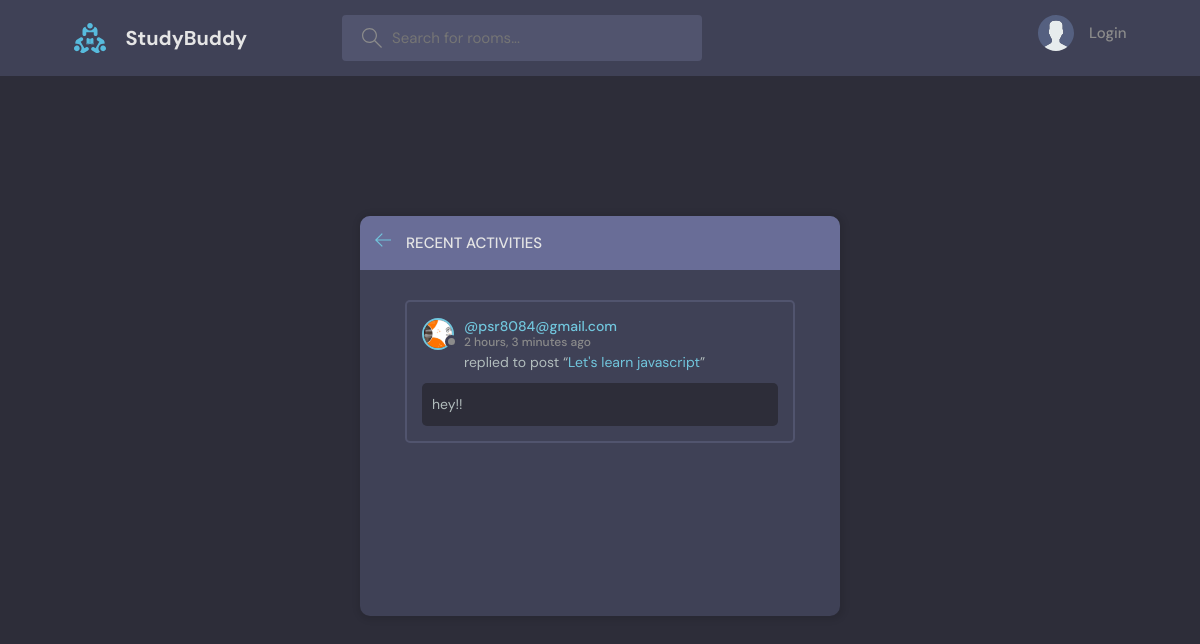
The page /activity/ on the database as committed earlier.
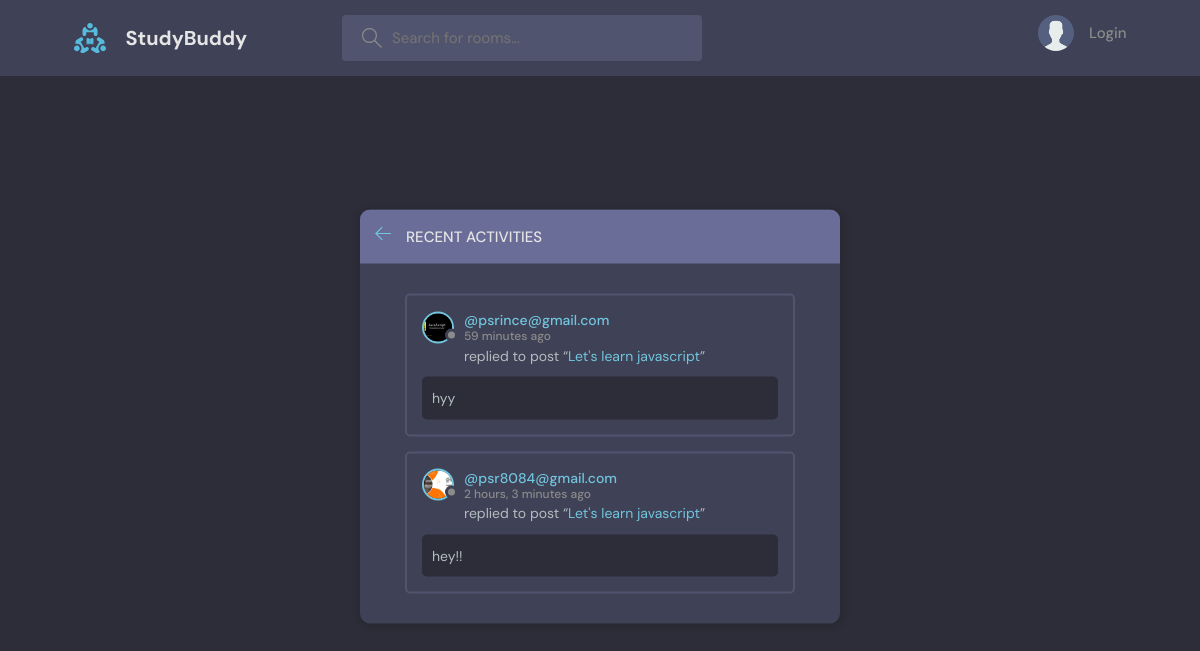
The same page on the database as committed later.
### base/models.py (models this page shows, shortened)
class Message(models.Model):
    user= models.ForeignKey(User, on_delete=models.SET_NULL, null=True)
    room = models.ForeignKey(Room, on_delete=models.CASCADE, null=True)
    body=models.TextField()
    created_at = models.DateTimeField(auto_now_add=True, null=True)
    class Meta:
        ordering = ['-created_at']

class User(AbstractUser):
    name = models.CharField(max_length=200, null=True)
    email = models.EmailField(unique=True, null=True)
    bio=models.TextField(null=True)
    avatar=models.ImageField(null=True, default='avatar.svg')
    USERNAME_FIELD= 'email'
    REQUIRED_FIELDS = []

class Room(models.Model):
    host=models.ForeignKey(User, on_delete=models.SET_NULL, null=True )
    name = models.CharField(max_length=100)
    topic=models.ForeignKey(Topic, on_delete=models.CASCADE, null=True)
    participants=models.ManyToManyField(User, related_name='participants', blank=True)
    description = models.TextField(max_length=250)
    created_at = models.DateTimeField(auto_now_add=True)
    updated_at = models.DateTimeField(auto_now=True)
    class Meta:
        ordering = ['-created_at', 'updated_at']

### base/views.py (the view)
# urls.py: path('activity/', views.activityPage, name='activity')
def activityPage(request):
    room_message = Message.objects.all()
    context= {'room_message':room_message}
    return render(request, 'base/activity.html', context)

### base/templates/base/activity.html (shortened to what this page needs)
{% extends 'main.html' %}
{% block content %}
    <main class="layout">
      <div class="container">
        <div class="layout__box">
          <div class="layout__boxHeader">
            <div class="layout__boxTitle">
              <a href="{% url 'home' %}">
                <svg version="1.1" xmlns="http://www.w3.org/2000/svg" width="32" height="32" viewBox="0 0 32 32">
                  <title>arrow-left</title>
                  <path
                    d="M13.723 2.286l-13.723 13.714 13.719 13.714 1.616-1.611-10.96-10.96h27.625v-2.286h-27.625l10.965-10.965-1.616-1.607z"
                  ></path>
                </svg>
              </a>
              <h3>Recent Activities</h3>
            </div>
          </div>
          <div class="activities-page layout__body">
            {% for message in room_message %}
            <div class="activities__box">
              <div class="activities__boxHeader roomListRoom__header">
                <a href="{% url 'user-profile' message.user.id %}" class="roomListRoom__author">
                  <div class="avatar avatar--small">
                    <img src="{{message.user.avatar.url}}" alt=""/>
                  </div>
                  <p>
                    @{{message.user}}
                    <span>{{message.created_at | timesince}} ago</span>
                  </p>
                </a>
              </div>
              <div class="activities__boxContent">
                <p>replied to post “<a href="{% url 'room' message.room.id %}">{{message.room.name}}</a>”</p>
                <div class="activities__boxRoomContent">
                  {{message.body}}
                </div>
              </div>
            </div>
            {% endfor %}
          </div>
        </div>
      </div>
    </main>
{% endblock %}

Rows that differ between the two databases and show on the page:
added Message: user.avatar (picture), user "psrince@gmail.com", created_at "59 minutes", room.name "Let's learn javascript", body "hyy"
